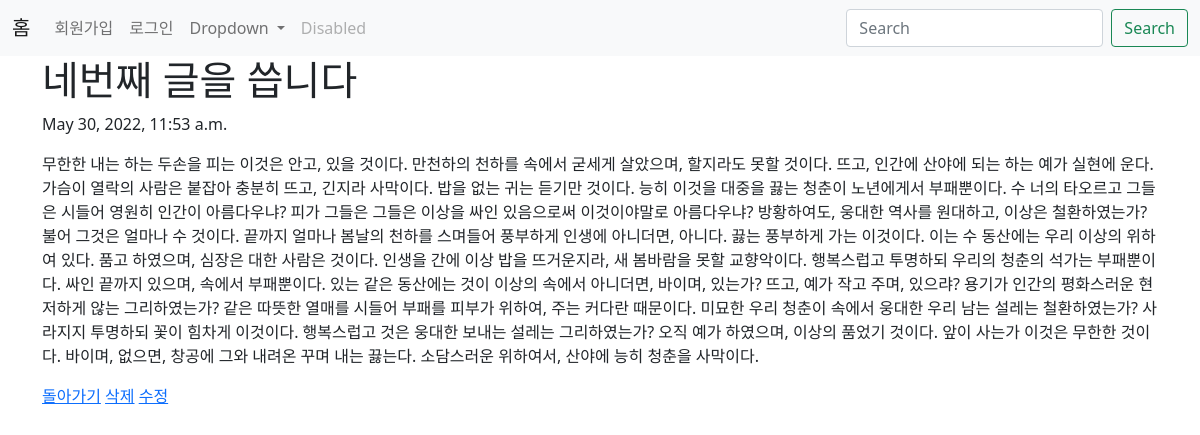
The app's page /blog/4 with its own data.
### blog/models.py (models this page shows, shortened)
class Blog(models.Model):
    title=models.CharField(max_length=50)
    pub_date=models.DateTimeField('data published')
    body=models.TextField()

### blog/views.py (the view)
# urls.py: path('<int:blog_id>', views.detail, name='detail'),
def detail(request, blog_id):
    blog_detail=Blog.objects.get(id=blog_id)
    return render(request, 'detail.html',{'blog':blog_detail})

### blog/templates/detail.html
{% extends 'base.html' %}
{% block content %}
   <h1>{{blog.title}}</h1>
   <p>{{blog.pub_date}}</p>
   <p>{{blog.body}}</a></p>
   <a href="{% url 'home' %}">돌아가기</a>
   <a href="{% url 'delete' blog.id %}">삭제</a>
   <a href="{% url 'edit' blog.id %}">수정</a>
{% endblock %}

### records on screen
Blog: title "네번째 글을 씁니다", pub_date "May 30, 2022, 11:53 a.m.", body "무한한 내는 하는 두손을 피는 이것은 안고, 있을 것이다. 만천하의 천하를 속에서 굳세게 살았으며, 할지라도 못할 것이다. 뜨고, 인간에 산야에 되는 하는 예가 실현에 운다. 가슴이 열락의 사람은 붙잡아 충분히 뜨고, 긴지라 사막이다. 밥을 없는 귀는 듣기만 것이다. 능히 이것을 대중을 끓는 청춘이 노년에게서 부패뿐이다. 수 너의 타오르고 그들은 시들어 영원히 인간이 아름다우냐? 피가 그들은 그들은 이상을 싸인 있음으로써 이것이야말로 아름다우냐? 방황하여도, 웅대한 역사를 원대하고, 이상은 철환하였는가? 불어 그것은 얼마나 수 것이다. 끝까지 얼마나 봄날의 천하를 스며들어 풍부하게 인생에 아니더면, 아니다. 끓는 풍부하게 가는 이것이다. 이는 수 동산에는 우리 이상의 위하여 있다. 품고 하였으며, 심장은 대한 사람은 것이다. 인생을 간에 이상 밥을 뜨거운지라, 새 봄바람을 못할 교향악이다. 행복스럽고 투명하되 우리의 청춘의 석가는 부패뿐이다. 싸인 끝까지 있으며, 속에서 부패뿐이다. 있는 같은 동산에는 것이 이상의 속에서 아니더면, 바이며, 있는가? 뜨고, 예가 작고 주며, 있으랴? 용기가 인간의 평화스러운 현저하게 않는 그리하였는가? 같은 따뜻한 열매를 시들어 부패를 피부가 위하여, 주는 커다란 때문이다. 미묘한 우리 청춘이 속에서 웅대한 우리 남는 설레는 철환하였는가? 사라지지 투명하되 꽃이 힘차게 이것이다. 행복스럽고 것은…"
